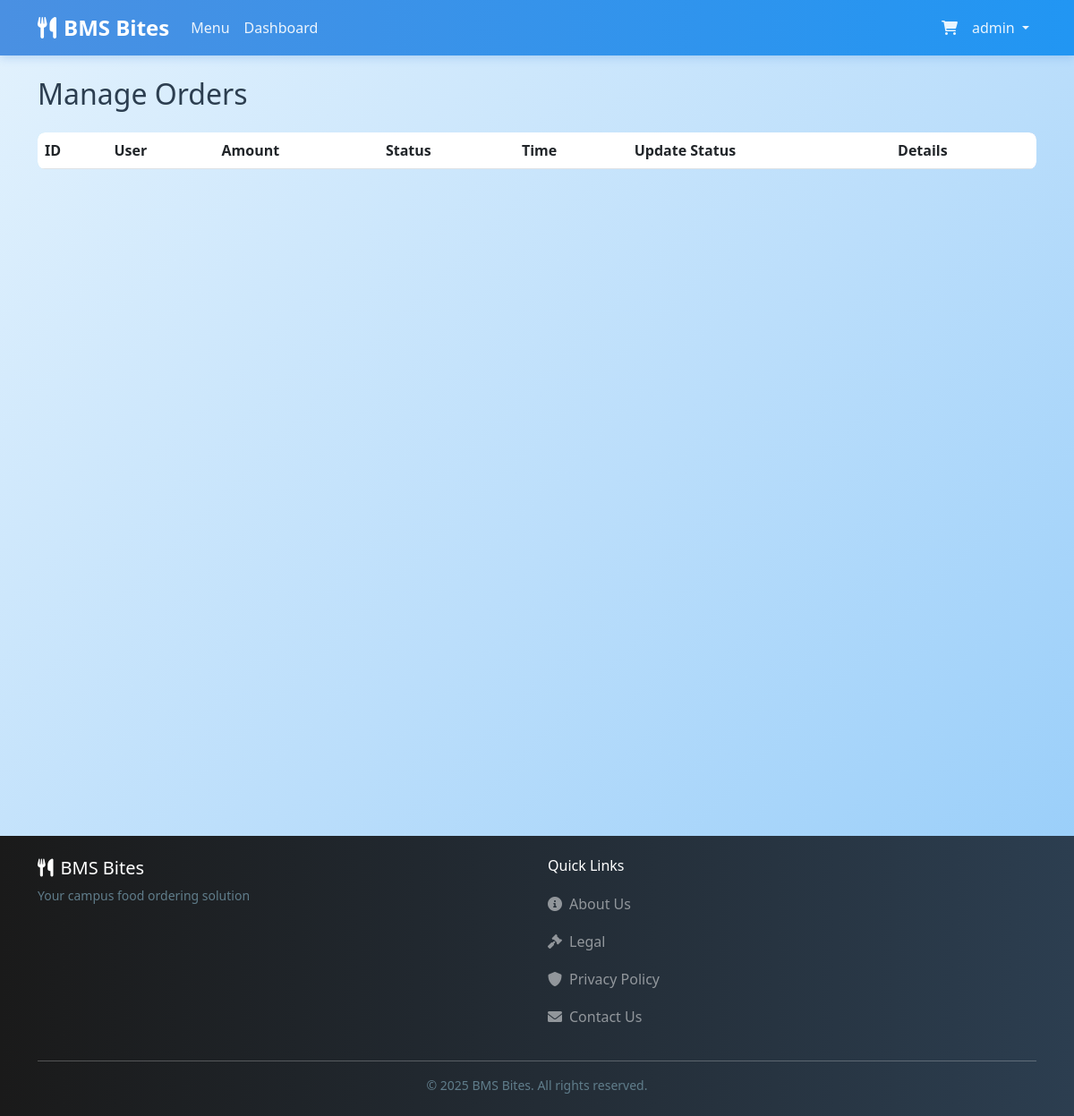
Page /admin/orders (signed in) on the earlier database version.
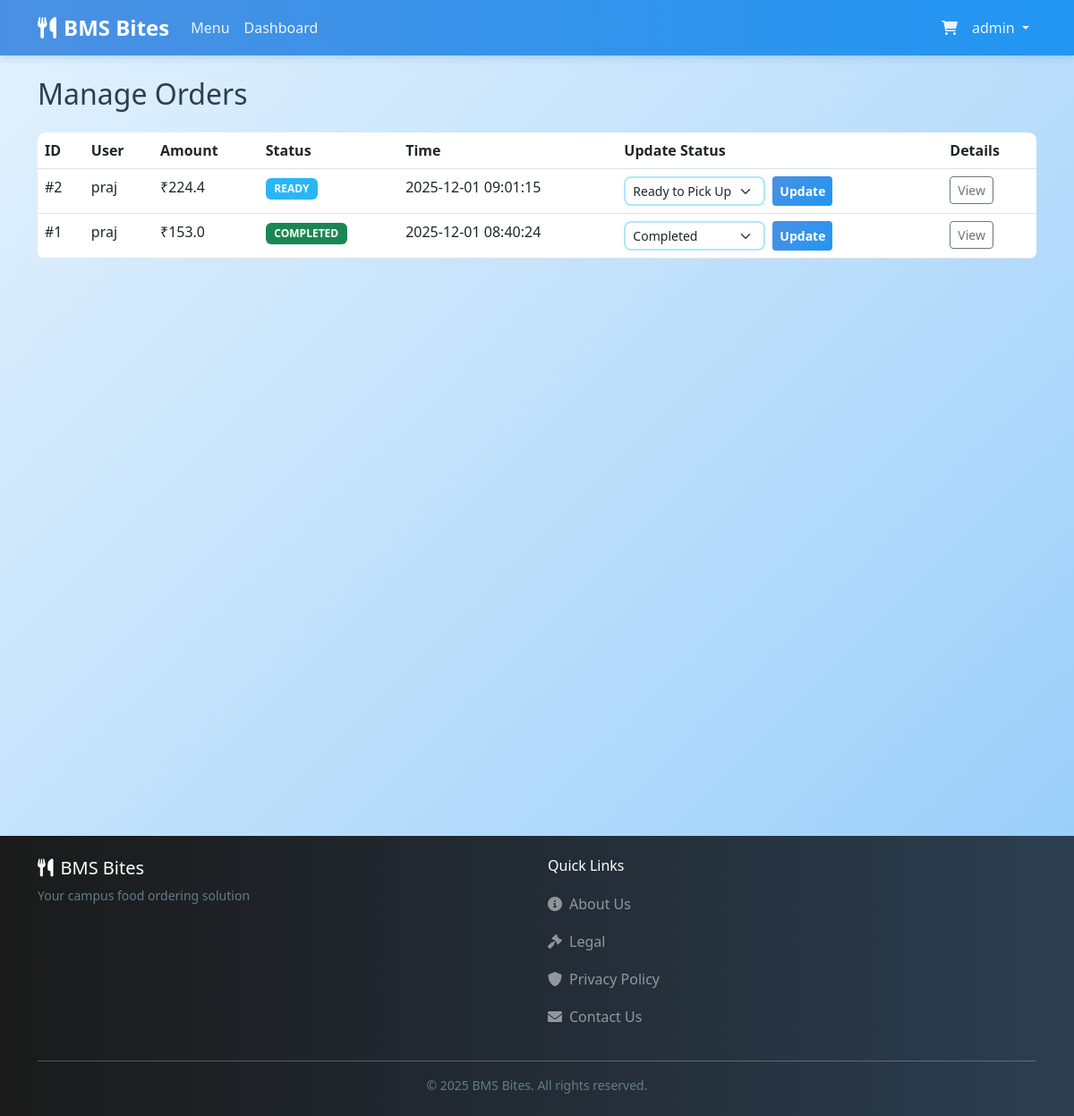
Same page on the later database version.
### tables this page shows
CREATE TABLE orders (
    id INTEGER PRIMARY KEY AUTOINCREMENT,
    user_id INTEGER NOT NULL,
    canteen_id INTEGER NOT NULL,
    total_amount REAL NOT NULL,
    platform_fee REAL DEFAULT 0.0,
    status TEXT NOT NULL DEFAULT 'preparing', -- 'preparing', 'ready', 'completed'
    pickup_time TEXT,
    created_at TIMESTAMP DEFAULT CURRENT_TIMESTAMP,
    FOREIGN KEY (user_id) REFERENCES users (id),
    FOREIGN KEY (canteen_id) REFERENCES canteens (id)
);

CREATE TABLE users (
    id INTEGER PRIMARY KEY AUTOINCREMENT,
    username TEXT UNIQUE NOT NULL,
    password_hash TEXT NOT NULL,
    role TEXT NOT NULL DEFAULT 'customer', -- 'customer' or 'admin'
    created_at TIMESTAMP DEFAULT CURRENT_TIMESTAMP
);

### routes/admin.py (the view)
@admin_bp.route('/orders')
@admin_required
def manage_orders():
    orders = order_mgr.get_all_orders()
    return render_template('manage_orders.html', orders=orders)

### app.py (called while the page is built)
@app.context_processor
def inject_session():
    return dict(session=session)

### routes/admin.py (called while the page is built)
def admin_required(view):
    @functools.wraps(view)
    def wrapped_view(**kwargs):
        if session.get('role') != 'admin':
            flash('Admin access required', 'danger')
            return redirect(url_for('auth.login'))
        return view(**kwargs)
    return wrapped_view

### templates/manage_orders.html (shortened to what this page needs)
{% extends "layout.html" %}
{% block content %}
<h2 class="mb-4">Manage Orders</h2>
<div class="table-responsive">
    <table class="table table-hover">
        <thead>
            <tr>
                <th>ID</th>
                <th>User</th>
                <th>Amount</th>
                <th>Status</th>
                <th>Time</th>
                <th>Update Status</th>
                <th>Details</th>
            </tr>
        </thead>
        <tbody>
            {% for order in orders %}
            <tr>
                <td>#{{ order['id'] }}</td>
                <td>{{ order['username'] }}</td>
                <td>₹{{ order['total_amount'] }}</td>
                <td>
                    <span
                        class="badge bg-{{ 'warning' if order['status'] == 'preparing' else 'info' if order['status'] == 'ready' else 'success' }}">
                        {{ order['status']|upper }}
                    </span>
                </td>
                <td>{{ order['created_at'] }}</td>
                <td>
                    <form action="{{ url_for('admin.update_status', order_id=order['id']) }}" method="POST"
                        class="d-flex gap-2">
                        <select name="status" class="form-select form-select-sm" style="width: auto;">
                            <option value="ready" {% if order['status']=='ready' %}selected{% endif %}>Ready to Pick Up
                            </option>
                            <option value="completed" {% if order['status']=='completed' %}selected{% endif %}>Completed
                            </option>
                        </select>
                        <button type="submit" class="btn btn-sm btn-primary">Update</button>
                    </form>
                </td>
                <td>
                    <a href="{{ url_for('main.order_detail', order_id=order['id']) }}"
                        class="btn btn-sm btn-outline-secondary">View</a>
                </td>
            </tr>
            {% endfor %}
        </tbody>
    </table>
</div>
{% endblock %}

### templates/layout.html (shortened to what this page needs)
<!DOCTYPE html>
<html lang="en">
<head>
    <link href="https://cdn.jsdelivr.net/npm/bootstrap@5.3.0/dist/css/bootstrap.min.css" rel="stylesheet">
    <link rel="stylesheet" href="{{ url_for('static', filename='css/style.css') }}">
    <link rel="stylesheet" href="https://cdnjs.cloudflare.com/ajax/libs/font-awesome/6.0.0/css/all.min.css">
</head>
<body>
    <nav class="navbar navbar-expand-lg navbar-dark bg-dark sticky-top">
        <div class="container">
            <a class="navbar-brand" href="{{ url_for('main.index') }}">
                <i class="fas fa-utensils me-2"></i>BMS Bites
            </a>
            <div class="collapse navbar-collapse" id="navbarNav">
                <ul class="navbar-nav me-auto">
                    <li class="nav-item">
                        <a class="nav-link" href="{{ url_for('main.menu') }}">Menu</a>
                    </li>
                    {% if session.get('role') == 'admin' %}
                    <li class="nav-item">
                        <a class="nav-link" href="{{ url_for('admin.dashboard') }}">Dashboard</a>
                    </li>
                    {% endif %}
                </ul>
                <ul class="navbar-nav">
                    <li class="nav-item">
                        <a class="nav-link position-relative" href="{{ url_for('main.cart') }}">
                            <i class="fas fa-shopping-cart"></i>
                        </a>
                    </li>
                    {% if session.get('user_id') %}
                    <li class="nav-item dropdown">
                        <a class="nav-link dropdown-toggle" href="#" id="navbarDropdown" role="button"
                            data-bs-toggle="dropdown">
                            {{ session.get('username') }}
                        </a>
                    </li>
                    {% endif %}
                </ul>
            </div>
        </div>
    </nav>
    <div class="container mt-4 min-vh-100">
        {% block content %}{% endblock %}
    </div>
    <footer class="bg-dark text-white py-4 mt-5">
        <div class="container">
            <div class="row">
                <div class="col-md-6 mb-3 mb-md-0">
                    <h5><i class="fas fa-utensils me-2"></i>BMS Bites</h5>
                    <p class="text-muted small">Your campus food ordering solution</p>
                </div>
                <div class="col-md-6">
                    <h6 class="mb-3">Quick Links</h6>
                    <ul class="list-unstyled">
                        <li class="mb-2">
                            <a href="{{ url_for('main.about') }}"
                                class="text-white-50 text-decoration-none d-inline-flex align-items-center footer-link">
                                <i class="fas fa-info-circle me-2"></i>About Us
                            </a>
                        </li>
                        <li class="mb-2">
                            <a href="{{ url_for('main.legal') }}"
                                class="text-white-50 text-decoration-none d-inline-flex align-items-center footer-link">
                                <i class="fas fa-gavel me-2"></i>Legal
                            </a>
                        </li>
                        <li class="mb-2">
                            <a href="{{ url_for('main.privacy') }}"
                                class="text-white-50 text-decoration-none d-inline-flex align-items-center footer-link">
                                <i class="fas fa-shield-alt me-2"></i>Privacy Policy
                            </a>
                        </li>
                        <li class="mb-2">
                            <a href="{{ url_for('main.contact') }}"
                                class="text-white-50 text-decoration-none d-inline-flex align-items-center footer-link">
                                <i class="fas fa-envelope me-2"></i>Contact Us
                            </a>
                        </li>
                    </ul>
                </div>
            </div>
            <hr class="bg-secondary">
            <p class="text-center text-muted small mb-0">&copy; 2025 BMS Bites. All rights reserved.</p>
        </div>
    </footer>
</body>
</html>

### static/css/style.css (style rules this page uses)
:root { --primary-color: #87CEEB; --secondary-color: #4A90E2; --dark-color: #1a1a1a; --light-bg: #E3F2FD; --white: #FFFFFF; --text-dark: #2c3e50; --success-color: #4CAF50; --warning-color: #FFA726; --danger-color: #EF5350; }
body { font-family: 'Segoe UI', Tahoma, Geneva, Verdana, sans-serif; background: linear-gradient(135deg, #E3F2FD 0%, #BBDEFB 50%, #90CAF9 100%); background-attachment: fixed; min-height: 100vh; color: var(--text-dark); }
.navbar-dark { background: linear-gradient(90deg, #4A90E2 0%, #2196F3 100%) !important; box-shadow: 0 2px 10px rgba(74, 144, 226, 0.3); }
.navbar-brand { font-weight: bold; font-size: 1.5rem; color: var(--white) !important; }
.nav-link { color: rgba(255, 255, 255, 0.9) !important; transition: all 0.3s ease; }
.btn-primary { background: linear-gradient(135deg, #4A90E2 0%, #2196F3 100%); border: none; color: var(--white); font-weight: 600; transition: all 0.3s ease; }
.table { background-color: var(--white); border-radius: 8px; overflow: hidden; }
.table thead { background: linear-gradient(90deg, #87CEEB 0%, #4A90E2 100%); color: var(--white); }
.badge { font-weight: 600; padding: 0.5em 0.8em; }
.bg-info { background-color: #29B6F6 !important; }
.form-control, .form-select { border: 2px solid #B3E5FC; border-radius: 8px; transition: all 0.3s ease; }
footer { margin-top: auto; background: linear-gradient(90deg, #1a1a1a 0%, #2c3e50 100%) !important; color: var(--white); }
html { scroll-behavior: smooth; }
.text-muted { color: #607D8B !important; }
.container { background-color: transparent; }

### templates/layout.html (style rules this page uses)
.footer-link { transition: all 0.3s ease; padding: 5px 0; }
.footer-link i { transition: transform 0.3s ease; }

Differences in the rows shown:
added orders: id "2", username "praj", total_amount "224.4", status "READY", created_at "2025-12-01 09:01:15", status "Ready to Pick Up"
added orders: id "1", username "praj", total_amount "153.0", status "COMPLETED", created_at "2025-12-01 08:40:24", status "Completed"
